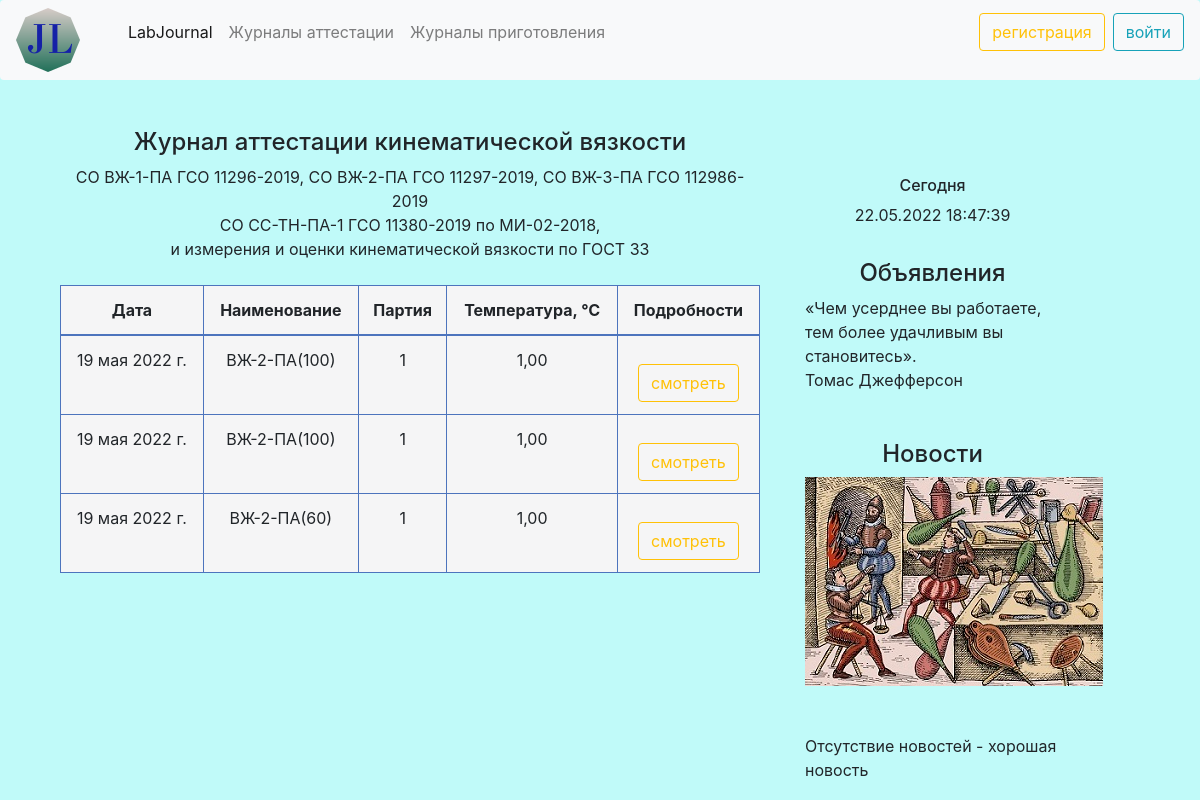
Page /attestationJ/kinematicviscosity/attestation/ on the earlier database version.
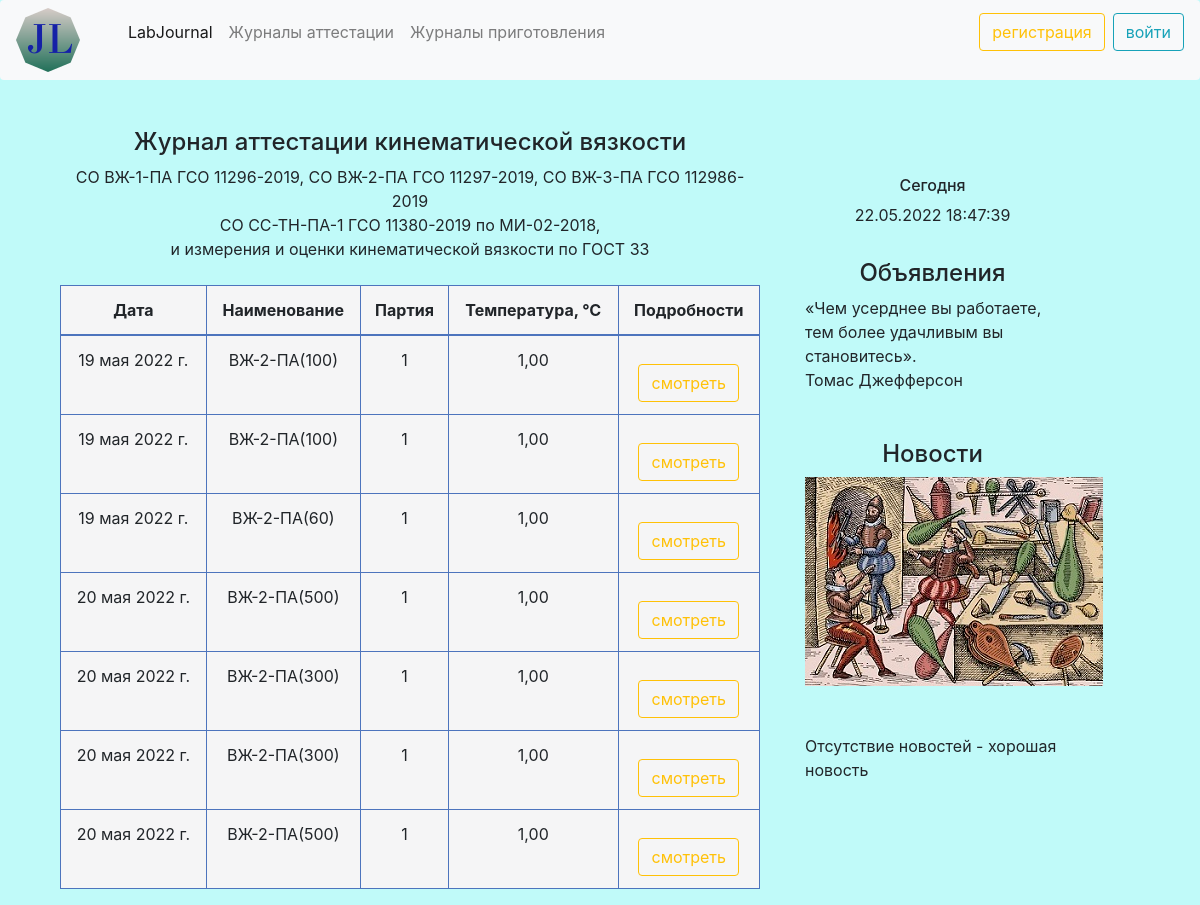
Same page on the later database version.
### kinematicviscosity/models.py (models this page shows, shortened)
class ViscosityMJL(models.Model):
    date = models.DateField('Дата', default=timezone.now)
    name = models.CharField('Наименование', max_length=100, default='0')
    lot = models.CharField('Партия', max_length=100)
    ndocumentoptional = (('ГОСТ 33', 'ГОСТ 33'),
                         ('МИ-01', 'МИ-01'),
                         ('оценка', 'оценка вязкости'))
    ndocument = models.CharField('Метод испытаний', max_length=100, choices=ndocumentoptional, default='МИ-01')
    temperature = models.DecimalField('Температура, ℃', max_digits=5, decimal_places=2, default='0')
    termostatition = models.BooleanField(verbose_name='Термостатировано не менее 20 минут', blank=True)
    temperatureCheck = models.BooleanField(verbose_name='Температура контролируется внешним поверенным термометром', blank=True)
    termometer = models.CharField('Внутренний номер термометра', max_length=10, default='0')
    ViscosimeterNumber1 = models.CharField('Заводской номер вискозиметра № 1', max_length=10, default='0')
    Konstant1 = models.DecimalField('Константа вискозиметра № 1', max_digits=7, decimal_places=6, default='0')
    ViscosimeterNumber2 = models.CharField('Заводской номер вискозиметра № 2', max_length=10, default='0')
    Konstant2 = models.DecimalField('Константа вискозиметра № 2', max_digits=7, decimal_places=6, default='0')
    plustimeminK1T1 = models.DecimalField('Время истечения K1T1, + мин', max_digits=3, decimal_places=0, null=True)
    plustimesekK1T1 = models.DecimalField('Время истечения K1T1, + cек', max_digits=5, decimal_places=2, null=True)
    plustimeminK1T2 = models.DecimalField('Время истечения K1T2, + мин', max_digits=3, decimal_places=0, null=True)
    plustimesekK1T2 = models.DecimalField('Время истечения K1T2, + cек', max_digits=5, decimal_places=2, null=True)
    plustimeminK2T1 = models.DecimalField('Время истечения K2T1, + мин', max_digits=3, decimal_places=0, null=True)
    plustimesekK2T1 = models.DecimalField('Время истечения K2T1, + cек', max_digits=5, decimal_places=2, null=True)
    plustimeminK2T2 = models.DecimalField('Время истечения K2T2, + мин', max_digits=3, decimal_places=0, null=True)
    plustimesekK2T2 = models.DecimalField('Время истечения K2T2, + cек', max_digits=5, decimal_places=2, null=True)
    performer = models.ForeignKey(User, on_delete=models.CASCADE)
    timeK1T1_sec = models.DecimalField('Время истечения K1T1, в секундах', max_digits=7, decimal_places=2, default=0.00, null=True)
    timeK1T2_sec = models.DecimalField('Время истечения K1T2, в секундах', max_digits=7, decimal_places=2, default=0.00, null=True)
    timeK2T1_sec = models.DecimalField('Время истечения K2T1, в секундах', max_digits=7, decimal_places=2, default=0.00, null=True)
    timeK2T2_sec = models.DecimalField('Время истечения K2T2, в секундах', max_digits=7, decimal_places=2, default=0.0, null=True)
    timeK1_avg = models.DecimalField('Время истечения среднее 1, в секундах', max_digits=7, decimal_places=2, default=0.00, null=True)
    timeK2_avg = models.DecimalField('Время истечения среднее 2, в секундах', max_digits=7, decimal_places=2, default=0.00, null=True)
    viscosity1 = models.DecimalField('Вязкость кинематическая 1', max_digits=20, decimal_places=7, default=0.0000000, null=True)
    viscosity2 = models.DecimalField('Вязкость кинематическая 2', max_digits=20, decimal_places=7, default=0.0000000, null=True)
    viscosityAVG = models.DecimalField('Вязкость кинематическая среднее', max_digits=20, decimal_places=7, default=0.0000000, null=True)
    resultMeas = models.CharField('Результат измерений уд/неуд', max_length=100,  default='неудовлетворительно', null=True)
    cause = models.CharField('Причина', max_length=100, default='', null=True)
    delta = models.CharField('Не превышает Δ', max_length=100, null=True)
    termostatition_words = models.CharField('Термостатировано не менее 20 минут - словами', max_length=1, null=True)
    constit = models.CharField(max_length=300, choices=CHOICES, default='Проба содержит октол/нефть', null=True)
    kriteriy = models.DecimalField('Критерий приемлемости измерений', max_digits=2, decimal_places=1, null=True)
    accMeasurement = models.DecimalField('Оценка приемлемости измерений', max_digits=5, decimal_places=1, null=True)
    relerror = models.DecimalField('Относительная  погрешность', max_digits=3, decimal_places=1, null=True, default=0.3)
    abserror = models.FloatField('Абсолютная  погрешность', null=True)
    abserror_text = models.CharField(max_length=300, default='', null=True)
    class Meta:
        verbose_name = 'Измерение кинематической вязкости'
        verbose_name_plural = 'Измерения кинематической вязкости'

### kinematicviscosity/views.py (the view)
# urls.py: path('kinematicviscosity/attestation/', views.AllKinematicviscosityView.as_view(), name='All'),
class AllKinematicviscosityView(View):
    def get(self, request):
        viscosityobjects = ViscosityMJL.objects.all()
        return render(request, 'kinematicviscosity/journal.html', {'viscosityobjects': viscosityobjects})

### kinematicviscosity/templates/kinematicviscosity/journal.html (shortened to what this page needs)
{% extends 'main/base.html' %}
{% block content %}
    <div style="text-align: center;"><h4>Журнал аттестации кинематической вязкости</h4></div>
    <div style="text-align: center;">СО ВЖ-1-ПА ГСО 11296-2019,
        СО ВЖ-2-ПА ГСО 11297-2019, СО ВЖ-3-ПА ГСО 112986-2019</div>
    <div style="text-align: center;">СО СС-ТН-ПА-1 ГСО 11380-2019 по МИ-02-2018,</div>
    <div style="text-align: center;">и измерения и оценки кинематической вязкости по ГОСТ 33</div>
<br>
<table class="table table-bordered">
<thead>
    <tr>
      <th> <div style="text-align: center;"> Дата </div></th>
      <th> <div style="text-align: center;"> Наименование </div></th>
      <th> <div style="text-align: center;"> Партия </div></th>
      <th> <div style="text-align: center;"> Температура, ℃  </div></th>
      <th> <div style="text-align: center;"> Подробности  </div></th>
    </tr>
  </thead>
  <tbody>
{% for obj in viscosityobjects %}
    <tr>
      <td align="center">{{ obj.date }}</td>
      <td align="center"> {{ obj.name }}</td>
      <td align="center"> {{ obj.lot }}</td>
      <td align="center">{{ obj.temperature }}</td>
      <td align="center"><a href="{% url 'Str' obj.id %}"  class="btn btn-outline-warning mt-3">смотреть</a></td>
    </tr>
{% endfor %}
  </tbody>
</table>
{% endblock %}

### main/templates/main/base.html (shortened to what this page needs)
{% extends 'main/superbase.html' %}
{% load static %}
 {% block aside %}
       <aside class="col-md-3">
       <div class="mt-5">
           <div style="text-align: center;"><h6 class="mt-2">Сегодня</h6></div>
<div style="text-align: center;">
           <div id="current_date_time_block"></div>
</div>
           <br>
            <div style="text-align: center;"><h4>Объявления</h4></div>
           <p>«Чем усерднее вы работаете,      тем более удачливым вы становитесь».
               <br> Томас Джефферсон
</p>
           <br>
           <div style="text-align: center;"><h4 class="mt-2">Новости</h4></div>
           <div style="text-align: center;">
               <img  src="{% static 'main/img/5.jpg' %}" class="img_thumbnail" alt="текст">
               </div>
           <br><br>
           <p>Отсутствие новостей - хорошая новость</p>
   </div>
       </aside>
{% endblock %}

### main/templates/main/superbase.html (shortened to what this page needs)
{% load static %}
<!doctype html>
<html lang="ru">
<head>
    <link rel="stylesheet"    href="https://stackpath.bootstrapcdn.com/bootstrap/4.5.0/css/bootstrap.min.css">
    <link rel="stylesheet" type="text/css" href=" {% static 'main/css/main.css' %}">
</head>
<body>
<nav class="navbar navbar-expand-lg navbar-light bg-light rounded" aria-label="Eleventh navbar example">
    <a href="/"><img src="{% static 'main/img/3.png' %}"  alt="Лого"></a>
    <ul class="collapse navbar-collapse" id="navbarsExample09">
        <ul class="navbar-nav mr-auto">
            <li class="nav-item">
                <a class="nav-link active" aria-current="page" href="/">LabJournal</a>
            </li>
            <li class="nav-item">
                <a class="nav-link" href="{% url 'att' %}">Журналы аттестации</a>
            </li>
            <li class="nav-item">
                <a class="nav-link" href="{% url 'prod' %}">Журналы приготовления</a>
            </li>
        </ul>
        {% if not user.is_authenticated %}
        <a href="{% url 'reg' %}" >
            <button class="btn btn-outline-warning">регистрация</button>
        </a>
        <a href="{% url 'user' %}" class="ml-2">
            <button class="btn btn-outline-info">войти</button>
        </a>
        {% endif %}
    </ul>
</nav>
<div class="container mt-5">
    <div class="row">
        <div class="col-md-8">
        <div class="container">
         {% block content %}
           {% endblock %}
        </div>
       </div>
 {% block aside %}
{% endblock %}
    </div>

### main/static/main/css/main.css (style rules this page uses)
body { background: rgba(123, 245, 244, 0.47); }
.table-bordered td, .table-bordered th { border-color: #4d74bd !important; background-color: rgb(245, 245, 246) !important; }

Differences in the rows shown:
added ViscosityMJL: date "20 мая 2022 г.", name "ВЖ-2-ПА(500)", lot "1", temperature "1,00"
added ViscosityMJL: date "20 мая 2022 г.", name "ВЖ-2-ПА(300)", lot "1", temperature "1,00"
added ViscosityMJL: date "20 мая 2022 г.", name "ВЖ-2-ПА(300)", lot "1", temperature "1,00"
added ViscosityMJL: date "20 мая 2022 г.", name "ВЖ-2-ПА(500)", lot "1", temperature "1,00"
